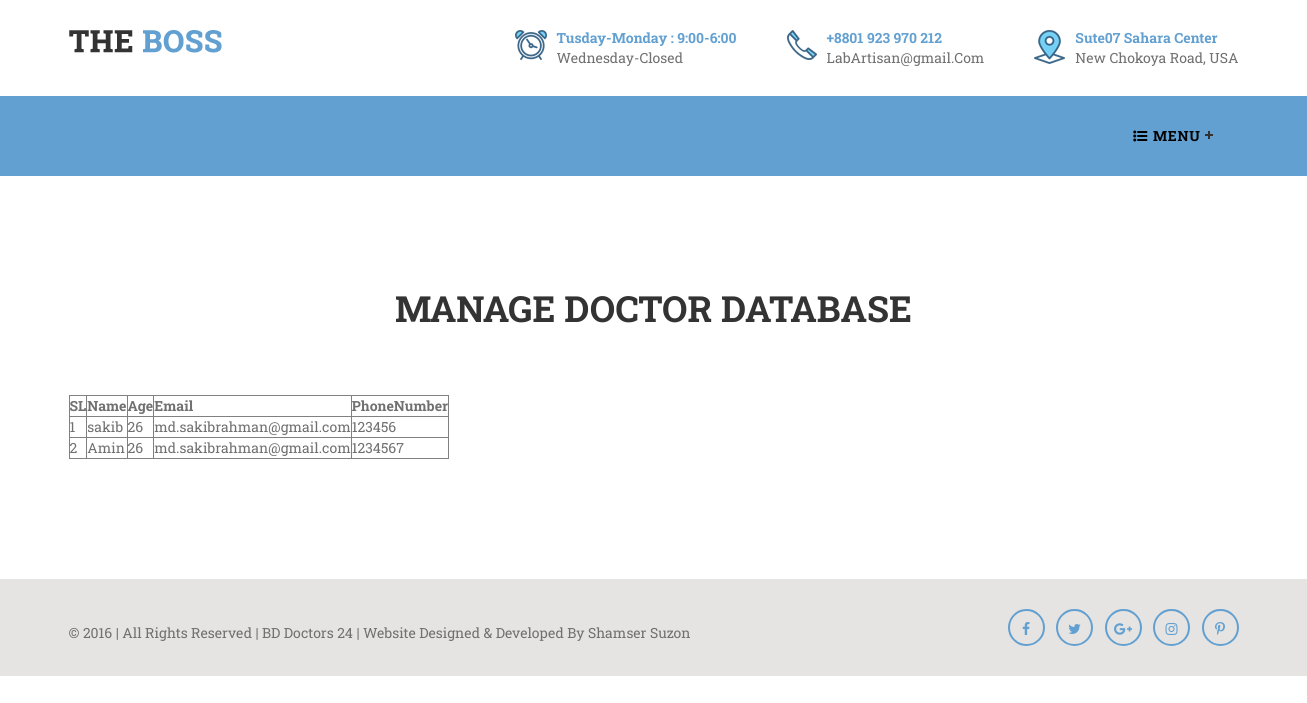
The page /User-Database.php on the database its author committed.
### tables this page shows
CREATE TABLE `newuser` (
  `id` int(10) NOT NULL,
  `name` varchar(100) DEFAULT NULL,
  `age` varchar(100) DEFAULT NULL,
  `email` varchar(100) DEFAULT NULL,
  `phonenumber` varchar(100) DEFAULT NULL
);

### User-Database.php (the view, shortened to what this page needs)
<!doctype html>
<html class="no-js" lang="en">
<?php include ('connection.php')?>
<head>
    <link rel="stylesheet" href="assets/css/normalize.css">
    <link rel="stylesheet" href="assets/css/main.css">
    <link rel="stylesheet" href="assets/css/bootstrap.min.css">
    <link rel="stylesheet" href="assets/font/flaticon.css">
    <link rel="stylesheet" href="assets/css/font-awesome.min.css">
    <link rel="stylesheet" href="assets/css/camera.css">
    <link rel="stylesheet" href="assets/css/animate.css">
    <link rel="stylesheet" href="assets/css/jquery.fancybox.css">
    <link rel="stylesheet" href="assets/css/swiper.min.css" />
    <link rel="stylesheet" href="assets/css/jquery.nstSlider.css" />
    <link rel="stylesheet" href="assets/css/flexslider.css" />
    <link rel="stylesheet" href="assets/css/style.css" />
    <link rel="stylesheet" href="assets/css/responsive.css" />
</head>
<body>
<header>
    <?php include ('header.php'); ?>
</header>
<section class="section team-section" style="background:#fff">
    <div class="container">
        <div class="row">
            <div class="section-heading">
                <h2 class="section-title">Manage Doctor Database</h2>
            </div>
        </div>
        <div class="row">
            <div class="all-team-members row">
                <div class="col-md-12 ">
                    <?php
                    $sql="SELECT * FROM `newuser`";
                    $result=mysqli_query($con,$sql);
                    ?>
                    <table class="table-responsive" border="1">
                        <tr>
                            <th>SL</th>
                            <th>Name</th>
                            <th>Age</th>
                            <th>Email</th>
                            <th>PhoneNumber</th>
                        </tr>
                        <?php $count=1; while ($row=mysqli_fetch_array($result)){?>
                            <tr>
                                <td><?php echo $count?></td>
                                <td><?php echo $row['name']?></td>
                                <td><?php echo $row['age']?></td>
                                <td><?php echo $row['email']?></td>
                                <td><?php echo $row['phonenumber']?></td>
                            </tr>
                            <?php $count=$count+1; }?>
                    </table>
                </div>
            </div>
        </div>
    </div>
</section>
<div class="footer-bottom">
    <div class="container">
        <div class="row">
            <div class="copyright-text">
                <p>&copy; 2016 | All Rights Reserved | <a href="index.html">BD Doctors 24</a> | Website Designed & Developed By <a target="_blank" href="http://shamsersindex.com/">Shamser Suzon</a></p>
            </div>
            <div class="social-icon">
                <ul>
                    <li><a href="#"><i class="fa fa-facebook" aria-hidden="true"></i></a></li>
                    <li><a href="#"><i class="fa fa-twitter" aria-hidden="true"></i></a></li>
                    <li><a href="#"><i class="fa fa-google-plus" aria-hidden="true"></i></a></li>
                    <li><a href="#"><i class="fa fa-instagram" aria-hidden="true"></i></a></li>
                    <li><a href="#"><i class="fa fa-pinterest-p" aria-hidden="true"></i></a></li>
                </ul>
            </div>
        </div>
    </div>
</div>
</body>
</html>

### assets/css/main.css (style rules this page uses)
html { color: #222; font-size: 16px; line-height: 1.4; }

### assets/css/responsive.css (style rules this page uses)
@media screen and (min-width: 768px) { .table-responsive { overflow-x: hidden; } }

### rows shown on the page
newuser: name "sakib", age "26", email "md.sakibrahman@gmail.com", phonenumber "123456"
newuser: name "Amin", age "26", email "md.sakibrahman@gmail.com", phonenumber "1234567"
